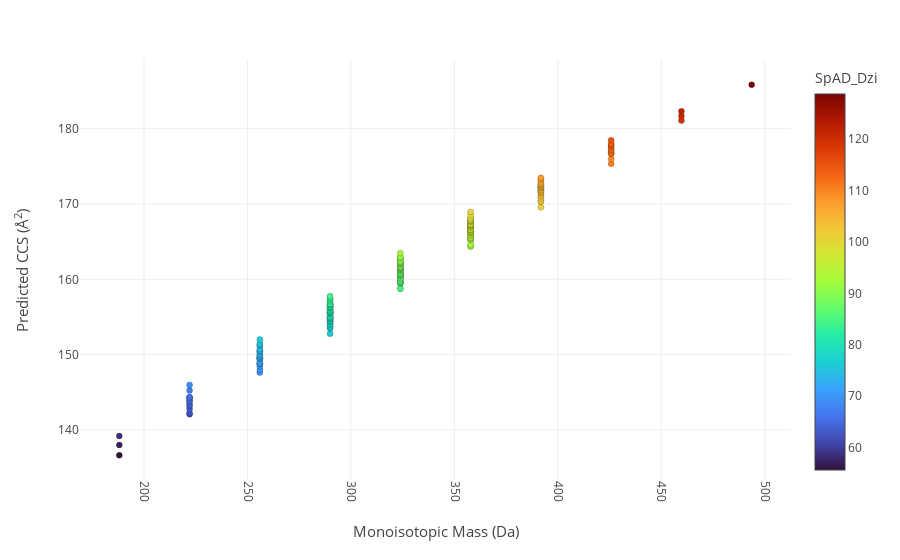

The code cell stored with this chart in its notebook:
### Code cell
import plotly.express as px
figf = px.scatter(x=MW_shortb, y=vals_shortb, color_continuous_scale='Turbo', color = Dzi_shortb, template = 'none')
    
figf.update_coloraxes(colorbar_title='SpAD_Dzi')

figf.update_xaxes(
        tickangle = 90,
        title_text = "Monoisotopic Mass (Da)",
        title_font = {"size": 15},
        title_standoff = 25)

figf.update_yaxes(
        title_text = "Predicted CCS (<span>&#8491;</span><sup>2</sup>)",
        title_font = {"size": 15},
        title_standoff = 25)


figf.update_traces(marker=dict(size=6,
                              line=dict(width=0.2,
                                        color='Black')),
                  selector=dict(mode='markers'))

for i in range(len(MW_shortb)):
    figf.add_annotation(x=MW_shortb[i], y=vals_shortb[i], xanchor='center', yanchor='middle', text=annotation_shortb[i].format(" "), showarrow=False)

figf.show()

### Figure 1 — Plotly figure (JSON) as saved in the notebook; plotly's stock layout.template omitted (floating-point values rounded to 4 significant figures; data arrays with more than 128 entries replaced by an {"elided": "..."} marker saying what was removed)
{"data": [{"hovertemplate": "x=%{x}<br>y=%{y}<br>color=%{marker.color}<extra></extra>", "legendgroup": "", "marker": {"color": {"elided": "209 float values"}, "coloraxis": "coloraxis", "line": {"color": "Black", "width": 0.2}, "size": 6, "symbol": "circle"}, "mode": "markers", "name": "", "orientation": "v", "showlegend": false, "type": "scatter", "x": {"elided": "209 float values"}, "xaxis": "x", "y": {"elided": "209 float values"}, "yaxis": "y"}], "layout": {"annotations": [{"showarrow": false, "text": "<a href=\"https://pubchem.ncbi.nlm.nih.gov/compound/249266\"> </a>", "x": 188.0, "xanchor": "center", "y": 136.6, "yanchor": "middle"}, {"showarrow": false, "text": "<a href=\"https://pubchem.ncbi.nlm.nih.gov/compound/16322\"> </a>", "x": 188.0, "xanchor": "center", "y": 138.0, "yanchor": "middle"}, {"showarrow": false, "text": "<a href=\"https://pubchem.ncbi.nlm.nih.gov/compound/16323\"> </a>", "x": 188.0, "xanchor": "center", "y": 139.2, "yanchor": "middle"}, {"showarrow": false, "text": "<a href=\"https://pubchem.ncbi.nlm.nih.gov/compound/36342\"> </a>", "x": 222.0, "xanchor": "center", "y": 142.1, "yanchor": "middle"}, {"showarrow": false, "text": "<a href=\"https://pubchem.ncbi.nlm.nih.gov/compound/25622\"> </a>", "x": 222.0, "xanchor": "center", "y": 142.2, "yanchor": "middle"}, {"showarrow": false, "text": "<a href=\"https://pubchem.ncbi.nlm.nih.gov/compound/27959\"> </a>", "x": 222.0, "xanchor": "center", "y": 142.8, "yanchor": "middle"}, {"showarrow": false, "text": "<a href=\"https://pubchem.ncbi.nlm.nih.gov/compound/36980\"> </a>", "x": 222.0, "xanchor": "center", "y": 143.2, "yanchor": "middle"}, {"showarrow": false, "text": "<a href=\"https://pubchem.ncbi.nlm.nih.gov/compound/33100\"> </a>", "x": 222.0, "xanchor": "center", "y": 143.4, "yanchor": "middle"}, {"showarrow": false, "text": "<a href=\"https://pubchem.ncbi.nlm.nih.gov/compound/36399\"> </a>", "x": 222.0, "xanchor": "center", "y": 143.8, "yanchor": "middle"}, {"showarrow": false, "text": "<a href=\"https://pubchem.ncbi.nlm.nih.gov/compound/36981\"> </a>", "x": 222.0, "xanchor": "center", "y": 143.9, "yanchor": "middle"}, {"showarrow": false, "text": "<a href=\"https://pubchem.ncbi.nlm.nih.gov/compound/36982\"> </a>", "x": 222.0, "xanchor": "center", "y": 144.3, "yanchor": "middle"}, {"showarrow": false, "text": "<a href=\"https://pubchem.ncbi.nlm.nih.gov/compound/16307\"> </a>", "x": 222.0, "xanchor": "center", "y": 144.3, "yanchor": "middle"}, {"showarrow": false, "text": "<a href=\"https://pubchem.ncbi.nlm.nih.gov/compound/18102\"> </a>", "x": 222.0, "xanchor": "center", "y": 144.4, "yanchor": "middle"}, {"showarrow": false, "text": "<a href=\"https://pubchem.ncbi.nlm.nih.gov/compound/18101\"> </a>", "x": 222.0, "xanchor": "center", "y": 145.2, "yanchor": "middle"}, {"showarrow": false, "text": "<a href=\"https://pubchem.ncbi.nlm.nih.gov/compound/16308\"> </a>", "x": 222.0, "xanchor": "center", "y": 146.0, "yanchor": "middle"}, {"showarrow": false, "text": "<a href=\"https://pubchem.ncbi.nlm.nih.gov/compound/38029\"> </a>", "x": 256.0, "xanchor": "center", "y": 147.6, "yanchor": "middle"}, {"showarrow": false, "text": "<a href=\"https://pubchem.ncbi.nlm.nih.gov/compound/41540\"> </a>", "x": 256.0, "xanchor": "center", "y": 148.0, "yanchor": "middle"}, {"showarrow": false, "text": "<a href=\"https://pubchem.ncbi.nlm.nih.gov/compound/38032\"> </a>", "x": 256.0, "xanchor": "center", "y": 148.4, "yanchor": "middle"}, {"showarrow": false, "text": "<a href=\"https://pubchem.ncbi.nlm.nih.gov/compound/37247\"> </a>", "x": 256.0, "xanchor": "center", "y": 148.8, "yanchor": "middle"}, {"showarrow": false, "text": "<a href=\"https://pubchem.ncbi.nlm.nih.gov/compound/38030\"> </a>", "x": 256.0, "xanchor": "center", "y": 148.8, "yanchor": "middle"}, {"showarrow": false, "text": "<a href=\"https://pubchem.ncbi.nlm.nih.gov/compound/37803\"> </a>", "x": 256.0, "xanchor": "center", "y": 148.8, "yanchor": "middle"}, {"showarrow": false, "text": "<a href=\"https://pubchem.ncbi.nlm.nih.gov/compound/41555\"> </a>", "x": 256.0, "xanchor": "center", "y": 148.8, "yanchor": "middle"}, {"showarrow": false, "text": "<a href=\"https://pubchem.ncbi.nlm.nih.gov/compound/41541\"> </a>", "x": 256.0, "xanchor": "center", "y": 149.1, "yanchor": "middle"}, {"showarrow": false, "text": "<a href=\"https://pubchem.ncbi.nlm.nih.gov/compound/27514\"> </a>", "x": 256.0, "xanchor": "center", "y": 149.5, "yanchor": "middle"}, {"showarrow": false, "text": "<a href=\"https://pubchem.ncbi.nlm.nih.gov/compound/37804\"> </a>", "x": 256.0, "xanchor": "center", "y": 149.5, "yanchor": "middle"}, {"showarrow": false, "text": "<a href=\"https://pubchem.ncbi.nlm.nih.gov/compound/38034\"> </a>", "x": 256.0, "xanchor": "center", "y": 149.5, "yanchor": "middle"}, {"showarrow": false, "text": "<a href=\"https://pubchem.ncbi.nlm.nih.gov/compound/37805\"> </a>", "x": 256.0, "xanchor": "center", "y": 149.6, "yanchor": "middle"}, {"showarrow": false, "text": "<a href=\"https://pubchem.ncbi.nlm.nih.gov/compound/38031\"> </a>", "x": 256.0, "xanchor": "center", "y": 149.7, "yanchor": "middle"}, {"showarrow": false, "text": "<a href=\"https://pubchem.ncbi.nlm.nih.gov/compound/38033\"> </a>", "x": 256.0, "xanchor": "center", "y": 149.8, "yanchor": "middle"}, {"showarrow": false, "text": "<a href=\"https://pubchem.ncbi.nlm.nih.gov/compound/63099\"> </a>", "x": 256.0, "xanchor": "center", "y": 149.9, "yanchor": "middle"}, {"showarrow": false, "text": "<a href=\"https://pubchem.ncbi.nlm.nih.gov/compound/38036\"> </a>", "x": 256.0, "xanchor": "center", "y": 150.1, "yanchor": "middle"}, {"showarrow": false, "text": "<a href=\"https://pubchem.ncbi.nlm.nih.gov/compound/38035\"> </a>", "x": 256.0, "xanchor": "center", "y": 150.4, "yanchor": "middle"}, {"showarrow": false, "text": "<a href=\"https://pubchem.ncbi.nlm.nih.gov/compound/41551\"> </a>", "x": 256.0, "xanchor": "center", "y": 150.5, "yanchor": "middle"}, {"showarrow": false, "text": "<a href=\"https://pubchem.ncbi.nlm.nih.gov/compound/38037\"> </a>", "x": 256.0, "xanchor": "center", "y": 150.6, "yanchor": "middle"}, {"showarrow": false, "text": "<a href=\"https://pubchem.ncbi.nlm.nih.gov/compound/27960\"> </a>", "x": 256.0, "xanchor": "center", "y": 150.7, "yanchor": "middle"}, {"showarrow": false, "text": "<a href=\"https://pubchem.ncbi.nlm.nih.gov/compound/37806\"> </a>", "x": 256.0, "xanchor": "center", "y": 151.2, "yanchor": "middle"}, {"showarrow": false, "text": "<a href=\"https://pubchem.ncbi.nlm.nih.gov/compound/23448\"> </a>", "x": 256.0, "xanchor": "center", "y": 151.3, "yanchor": "middle"}, {"showarrow": false, "text": "<a href=\"https://pubchem.ncbi.nlm.nih.gov/compound/38038\"> </a>", "x": 256.0, "xanchor": "center", "y": 151.4, "yanchor": "middle"}, {"showarrow": false, "text": "<a href=\"https://pubchem.ncbi.nlm.nih.gov/compound/38039\"> </a>", "x": 256.0, "xanchor": "center", "y": 152.0, "yanchor": "middle"}, {"showarrow": false, "text": "<a href=\"https://pubchem.ncbi.nlm.nih.gov/compound/27588\"> </a>", "x": 289.9, "xanchor": "center", "y": 152.8, "yanchor": "middle"}, {"showarrow": false, "text": "<a href=\"https://pubchem.ncbi.nlm.nih.gov/compound/36402\"> </a>", "x": 289.9, "xanchor": "center", "y": 153.5, "yanchor": "middle"}, {"showarrow": false, "text": "<a href=\"https://pubchem.ncbi.nlm.nih.gov/compound/63108\"> </a>", "x": 289.9, "xanchor": "center", "y": 153.6, "yanchor": "middle"}, {"showarrow": false, "text": "<a href=\"https://pubchem.ncbi.nlm.nih.gov/compound/521055\"> </a>", "x": 289.9, "xanchor": "center", "y": 153.8, "yanchor": "middle"}, {"showarrow": false, "text": "<a href=\"https://pubchem.ncbi.nlm.nih.gov/compound/63105\"> </a>", "x": 289.9, "xanchor": "center", "y": 154.0, "yanchor": "middle"}, {"showarrow": false, "text": "<a href=\"https://pubchem.ncbi.nlm.nih.gov/compound/38877\"> </a>", "x": 289.9, "xanchor": "center", "y": 154.1, "yanchor": "middle"}, {"showarrow": false, "text": "<a href=\"https://pubchem.ncbi.nlm.nih.gov/compound/44163\"> </a>", "x": 289.9, "xanchor": "center", "y": 154.3, "yanchor": "middle"}, {"showarrow": false, "text": "<a href=\"https://pubchem.ncbi.nlm.nih.gov/compound/38040\"> </a>", "x": 289.9, "xanchor": "center", "y": 154.3, "yanchor": "middle"}, {"showarrow": false, "text": "<a href=\"https://pubchem.ncbi.nlm.nih.gov/compound/613387\"> </a>", "x": 289.9, "xanchor": "center", "y": 154.5, "yanchor": "middle"}, {"showarrow": false, "text": "<a href=\"https://pubchem.ncbi.nlm.nih.gov/compound/36401\"> </a>", "x": 289.9, "xanchor": "center", "y": 154.5, "yanchor": "middle"}, {"showarrow": false, "text": "<a href=\"https://pubchem.ncbi.nlm.nih.gov/compound/91718\"> </a>", "x": 289.9, "xanchor": "center", "y": 154.7, "yanchor": "middle"}, {"showarrow": false, "text": "<a href=\"https://pubchem.ncbi.nlm.nih.gov/compound/63106\"> </a>", "x": 289.9, "xanchor": "center", "y": 154.8, "yanchor": "middle"}, {"showarrow": false, "text": "<a href=\"https://pubchem.ncbi.nlm.nih.gov/compound/40467\"> </a>", "x": 289.9, "xanchor": "center", "y": 154.8, "yanchor": "middle"}, {"showarrow": false, "text": "<a href=\"https://pubchem.ncbi.nlm.nih.gov/compound/63100\"> </a>", "x": 289.9, "xanchor": "center", "y": 154.9, "yanchor": "middle"}, {"showarrow": false, "text": "<a href=\"https://pubchem.ncbi.nlm.nih.gov/compound/38875\"> </a>", "x": 289.9, "xanchor": "center", "y": 154.9, "yanchor": "middle"}, {"showarrow": false, "text": "<a href=\"https://pubchem.ncbi.nlm.nih.gov/compound/37248\"> </a>", "x": 289.9, "xanchor": "center", "y": 155.1, "yanchor": "middle"}, {"showarrow": false, "text": "<a href=\"https://pubchem.ncbi.nlm.nih.gov/compound/51041\"> </a>", "x": 289.9, "xanchor": "center", "y": 155.1, "yanchor": "middle"}, {"showarrow": false, "text": "<a href=\"https://pubchem.ncbi.nlm.nih.gov/compound/91674\"> </a>", "x": 289.9, "xanchor": "center", "y": 155.4, "yanchor": "middle"}, {"showarrow": false, "text": "<a href=\"https://pubchem.ncbi.nlm.nih.gov/compound/91705\"> </a>", "x": 289.9, "xanchor": "center", "y": 155.5, "yanchor": "middle"}, {"showarrow": false, "text": "<a href=\"https://pubchem.ncbi.nlm.nih.gov/compound/38880\"> </a>", "x": 289.9, "xanchor": "center", "y": 155.5, "yanchor": "middle"}, {"showarrow": false, "text": "<a href=\"https://pubchem.ncbi.nlm.nih.gov/compound/63103\"> </a>", "x": 289.9, "xanchor": "center", "y": 155.6, "yanchor": "middle"}, {"showarrow": false, "text": "<a href=\"https://pubchem.ncbi.nlm.nih.gov/compound/63110\"> </a>", "x": 289.9, "xanchor": "center", "y": 155.6, "yanchor": "middle"}, {"showarrow": false, "text": "<a href=\"https://pubchem.ncbi.nlm.nih.gov/compound/63109\"> </a>", "x": 289.9, "xanchor": "center", "y": 155.7, "yanchor": "middle"}, {"showarrow": false, "text": "<a href=\"https://pubchem.ncbi.nlm.nih.gov/compound/51042\"> </a>", "x": 289.9, "xanchor": "center", "y": 155.7, "yanchor": "middle"}, {"showarrow": false, "text": "<a href=\"https://pubchem.ncbi.nlm.nih.gov/compound/38876\"> </a>", "x": 289.9, "xanchor": "center", "y": 155.8, "yanchor": "middle"}, {"showarrow": false, "text": "<a href=\"https://pubchem.ncbi.nlm.nih.gov/compound/63102\"> </a>", "x": 289.9, "xanchor": "center", "y": 155.9, "yanchor": "middle"}, {"showarrow": false, "text": "<a href=\"https://pubchem.ncbi.nlm.nih.gov/compound/38878\"> </a>", "x": 289.9, "xanchor": "center", "y": 156.0, "yanchor": "middle"}, {"showarrow": false, "text": "<a href=\"https://pubchem.ncbi.nlm.nih.gov/compound/91717\"> </a>", "x": 289.9, "xanchor": "center", "y": 156.2, "yanchor": "middle"}, {"showarrow": false, "text": "<a href=\"https://pubchem.ncbi.nlm.nih.gov/compound/38879\"> </a>", "x": 289.9, "xanchor": "center", "y": 156.3, "yanchor": "middle"}, {"showarrow": false, "text": "<a href=\"https://pubchem.ncbi.nlm.nih.gov/compound/63107\"> </a>", "x": 289.9, "xanchor": "center", "y": 156.3, "yanchor": "middle"}, {"showarrow": false, "text": "<a href=\"https://pubchem.ncbi.nlm.nih.gov/compound/53035\"> </a>", "x": 289.9, "xanchor": "center", "y": 156.4, "yanchor": "middle"}, {"showarrow": false, "text": "<a href=\"https://pubchem.ncbi.nlm.nih.gov/compound/17097\"> </a>", "x": 289.9, "xanchor": "center", "y": 156.4, "yanchor": "middle"}, {"showarrow": false, "text": "<a href=\"https://pubchem.ncbi.nlm.nih.gov/compound/51821\"> </a>", "x": 289.9, "xanchor": "center", "y": 156.6, "yanchor": "middle"}, {"showarrow": false, "text": "<a href=\"https://pubchem.ncbi.nlm.nih.gov/compound/36186\"> </a>", "x": 289.9, "xanchor": "center", "y": 156.6, "yanchor": "middle"}, {"showarrow": false, "text": "<a href=\"https://pubchem.ncbi.nlm.nih.gov/compound/36400\"> </a>", "x": 289.9, "xanchor": "center", "y": 156.7, "yanchor": "middle"}, {"showarrow": false, "text": "<a href=\"https://pubchem.ncbi.nlm.nih.gov/compound/63101\"> </a>", "x": 289.9, "xanchor": "center", "y": 156.7, "yanchor": "middle"}, {"showarrow": false, "text": "<a href=\"https://pubchem.ncbi.nlm.nih.gov/compound/36304\"> </a>", "x": 289.9, "xanchor": "center", "y": 156.8, "yanchor": "middle"}, {"showarrow": false, "text": "<a href=\"https://pubchem.ncbi.nlm.nih.gov/compound/36218\"> </a>", "x": 289.9, "xanchor": "center", "y": 157.1, "yanchor": "middle"}, {"showarrow": false, "text": "<a href=\"https://pubchem.ncbi.nlm.nih.gov/compound/36185\"> </a>", "x": 289.9, "xanchor": "center", "y": 157.3, "yanchor": "middle"}, {"showarrow": false, "text": "<a href=\"https://pubchem.ncbi.nlm.nih.gov/compound/63104\"> </a>", "x": 289.9, "xanchor": "center", "y": 157.4, "yanchor": "middle"}, {"showarrow": false, "text": "<a href=\"https://pubchem.ncbi.nlm.nih.gov/compound/51043\"> </a>", "x": 289.9, "xanchor": "center", "y": 157.6, "yanchor": "middle"}, {"showarrow": false, "text": "<a href=\"https://pubchem.ncbi.nlm.nih.gov/compound/36187\"> </a>", "x": 289.9, "xanchor": "center", "y": 157.8, "yanchor": "middle"}, {"showarrow": false, "text": "<a href=\"https://pubchem.ncbi.nlm.nih.gov/compound/63089\"> </a>", "x": 323.9, "xanchor": "center", "y": 158.7, "yanchor": "middle"}, {"showarrow": false, "text": "<a href=\"https://pubchem.ncbi.nlm.nih.gov/compound/17348\"> </a>", "x": 323.9, "xanchor": "center", "y": 158.8, "yanchor": "middle"}, {"showarrow": false, "text": "<a href=\"https://pubchem.ncbi.nlm.nih.gov/compound/63084\"> </a>", "x": 323.9, "xanchor": "center", "y": 159.4, "yanchor": "middle"}, {"showarrow": false, "text": "<a href=\"https://pubchem.ncbi.nlm.nih.gov/compound/41362\"> </a>", "x": 323.9, "xanchor": "center", "y": 159.5, "yanchor": "middle"}, {"showarrow": false, "text": "<a href=\"https://pubchem.ncbi.nlm.nih.gov/compound/91662\"> </a>", "x": 323.9, "xanchor": "center", "y": 159.6, "yanchor": "middle"}, {"showarrow": false, "text": "<a href=\"https://pubchem.ncbi.nlm.nih.gov/compound/40468\"> </a>", "x": 323.9, "xanchor": "center", "y": 159.6, "yanchor": "middle"}, {"showarrow": false, "text": "<a href=\"https://pubchem.ncbi.nlm.nih.gov/compound/63095\"> </a>", "x": 323.9, "xanchor": "center", "y": 159.7, "yanchor": "middle"}, {"showarrow": false, "text": "<a href=\"https://pubchem.ncbi.nlm.nih.gov/compound/38012\"> </a>", "x": 323.9, "xanchor": "center", "y": 159.9, "yanchor": "middle"}, {"showarrow": false, "text": "<a href=\"https://pubchem.ncbi.nlm.nih.gov/compound/41404\"> </a>", "x": 323.9, "xanchor": "center", "y": 160.1, "yanchor": "middle"}, {"showarrow": false, "text": "<a href=\"https://pubchem.ncbi.nlm.nih.gov/compound/51822\"> </a>", "x": 323.9, "xanchor": "center", "y": 160.2, "yanchor": "middle"}, {"showarrow": false, "text": "<a href=\"https://pubchem.ncbi.nlm.nih.gov/compound/63096\"> </a>", "x": 323.9, "xanchor": "center", "y": 160.4, "yanchor": "middle"}, {"showarrow": false, "text": "<a href=\"https://pubchem.ncbi.nlm.nih.gov/compound/63093\"> </a>", "x": 323.9, "xanchor": "center", "y": 160.4, "yanchor": "middle"}, {"showarrow": false, "text": "<a href=\"https://pubchem.ncbi.nlm.nih.gov/compound/43238\"> </a>", "x": 323.9, "xanchor": "center", "y": 160.5, "yanchor": "middle"}, {"showarrow": false, "text": "<a href=\"https://pubchem.ncbi.nlm.nih.gov/compound/91719\"> </a>", "x": 323.9, "xanchor": "center", "y": 160.5, "yanchor": "middle"}, {"showarrow": false, "text": "<a href=\"https://pubchem.ncbi.nlm.nih.gov/compound/50099\"> </a>", "x": 323.9, "xanchor": "center", "y": 160.6, "yanchor": "middle"}, {"showarrow": false, "text": "<a href=\"https://pubchem.ncbi.nlm.nih.gov/compound/93440\"> </a>", "x": 323.9, "xanchor": "center", "y": 160.6, "yanchor": "middle"}, {"showarrow": false, "text": "<a href=\"https://pubchem.ncbi.nlm.nih.gov/compound/63086\"> </a>", "x": 323.9, "xanchor": "center", "y": 160.7, "yanchor": "middle"}, {"showarrow": false, "text": "<a href=\"https://pubchem.ncbi.nlm.nih.gov/compound/63087\"> </a>", "x": 323.9, "xanchor": "center", "y": 160.8, "yanchor": "middle"}, {"showarrow": false, "text": "<a href=\"https://pubchem.ncbi.nlm.nih.gov/compound/40469\"> </a>", "x": 323.9, "xanchor": "center", "y": 160.8, "yanchor": "middle"}, {"showarrow": false, "text": "<a href=\"https://pubchem.ncbi.nlm.nih.gov/compound/40470\"> </a>", "x": 323.9, "xanchor": "center", "y": 160.9, "yanchor": "middle"}, {"showarrow": false, "text": "<a href=\"https://pubchem.ncbi.nlm.nih.gov/compound/93441\"> </a>", "x": 323.9, "xanchor": "center", "y": 161.1, "yanchor": "middle"}, {"showarrow": false, "text": "<a href=\"https://pubchem.ncbi.nlm.nih.gov/compound/51075\"> </a>", "x": 323.9, "xanchor": "center", "y": 161.2, "yanchor": "middle"}, {"showarrow": false, "text": "<a href=\"https://pubchem.ncbi.nlm.nih.gov/compound/38881\"> </a>", "x": 323.9, "xanchor": "center", "y": 161.2, "yanchor": "middle"}, {"showarrow": false, "text": "<a href=\"https://pubchem.ncbi.nlm.nih.gov/compound/38014\"> </a>", "x": 323.9, "xanchor": "center", "y": 161.3, "yanchor": "middle"}, {"showarrow": false, "text": "<a href=\"https://pubchem.ncbi.nlm.nih.gov/compound/38015\"> </a>", "x": 323.9, "xanchor": "center", "y": 161.4, "yanchor": "middle"}, {"showarrow": false, "text": "<a href=\"https://pubchem.ncbi.nlm.nih.gov/compound/38277\"> </a>", "x": 323.9, "xanchor": "center", "y": 161.4, "yanchor": "middle"}, {"showarrow": false, "text": "<a href=\"https://pubchem.ncbi.nlm.nih.gov/compound/63094\"> </a>", "x": 323.9, "xanchor": "center", "y": 161.5, "yanchor": "middle"}, {"showarrow": false, "text": "<a href=\"https://pubchem.ncbi.nlm.nih.gov/compound/63092\"> </a>", "x": 323.9, "xanchor": "center", "y": 161.5, "yanchor": "middle"}, {"showarrow": false, "text": "<a href=\"https://pubchem.ncbi.nlm.nih.gov/compound/50100\"> </a>", "x": 323.9, "xanchor": "center", "y": 161.5, "yanchor": "middle"}, {"showarrow": false, "text": "<a href=\"https://pubchem.ncbi.nlm.nih.gov/compound/91720\"> </a>", "x": 323.9, "xanchor": "center", "y": 161.6, "yanchor": "middle"}, {"showarrow": false, "text": "<a href=\"https://pubchem.ncbi.nlm.nih.gov/compound/37807\"> </a>", "x": 323.9, "xanchor": "center", "y": 161.6, "yanchor": "middle"}, {"showarrow": false, "text": "<a href=\"https://pubchem.ncbi.nlm.nih.gov/compound/63091\"> </a>", "x": 323.9, "xanchor": "center", "y": 161.6, "yanchor": "middle"}, {"showarrow": false, "text": "<a href=\"https://pubchem.ncbi.nlm.nih.gov/compound/91728\"> </a>", "x": 323.9, "xanchor": "center", "y": 161.8, "yanchor": "middle"}, {"showarrow": false, "text": "<a href=\"https://pubchem.ncbi.nlm.nih.gov/compound/47651\"> </a>", "x": 323.9, "xanchor": "center", "y": 162.0, "yanchor": "middle"}, {"showarrow": false, "text": "<a href=\"https://pubchem.ncbi.nlm.nih.gov/compound/91704\"> </a>", "x": 323.9, "xanchor": "center", "y": 162.1, "yanchor": "middle"}, {"showarrow": false, "text": "<a href=\"https://pubchem.ncbi.nlm.nih.gov/compound/53036\"> </a>", "x": 323.9, "xanchor": "center", "y": 162.1, "yanchor": "middle"}, {"showarrow": false, "text": "<a href=\"https://pubchem.ncbi.nlm.nih.gov/compound/63088\"> </a>", "x": 323.9, "xanchor": "center", "y": 162.2, "yanchor": "middle"}, {"showarrow": false, "text": "<a href=\"https://pubchem.ncbi.nlm.nih.gov/compound/63083\"> </a>", "x": 323.9, "xanchor": "center", "y": 162.2, "yanchor": "middle"}, {"showarrow": false, "text": "<a href=\"https://pubchem.ncbi.nlm.nih.gov/compound/38013\"> </a>", "x": 323.9, "xanchor": "center", "y": 162.3, "yanchor": "middle"}, {"showarrow": false, "text": "<a href=\"https://pubchem.ncbi.nlm.nih.gov/compound/51074\"> </a>", "x": 323.9, "xanchor": "center", "y": 162.3, "yanchor": "middle"}, {"showarrow": false, "text": "<a href=\"https://pubchem.ncbi.nlm.nih.gov/compound/50101\"> </a>", "x": 323.9, "xanchor": "center", "y": 162.4, "yanchor": "middle"}, {"showarrow": false, "text": "<a href=\"https://pubchem.ncbi.nlm.nih.gov/compound/36188\"> </a>", "x": 323.9, "xanchor": "center", "y": 162.6, "yanchor": "middle"}, {"showarrow": false, "text": "<a href=\"https://pubchem.ncbi.nlm.nih.gov/compound/47650\"> </a>", "x": 323.9, "xanchor": "center", "y": 162.8, "yanchor": "middle"}, {"showarrow": false, "text": "<a href=\"https://pubchem.ncbi.nlm.nih.gov/compound/35823\"> </a>", "x": 323.9, "xanchor": "center", "y": 162.9, "yanchor": "middle"}, {"showarrow": false, "text": "<a href=\"https://pubchem.ncbi.nlm.nih.gov/compound/63085\"> </a>", "x": 323.9, "xanchor": "center", "y": 163.0, "yanchor": "middle"}, {"showarrow": false, "text": "<a href=\"https://pubchem.ncbi.nlm.nih.gov/compound/63090\"> </a>", "x": 323.9, "xanchor": "center", "y": 163.5, "yanchor": "middle"}, {"showarrow": false, "text": "<a href=\"https://pubchem.ncbi.nlm.nih.gov/compound/91635\"> </a>", "x": 357.8, "xanchor": "center", "y": 164.3, "yanchor": "middle"}, {"showarrow": false, "text": "<a href=\"https://pubchem.ncbi.nlm.nih.gov/compound/38024\"> </a>", "x": 357.8, "xanchor": "center", "y": 164.4, "yanchor": "middle"}, {"showarrow": false, "text": "<a href=\"https://pubchem.ncbi.nlm.nih.gov/compound/63070\"> </a>", "x": 357.8, "xanchor": "center", "y": 164.6, "yanchor": "middle"}, {"showarrow": false, "text": "<a href=\"https://pubchem.ncbi.nlm.nih.gov/compound/93442\"> </a>", "x": 357.8, "xanchor": "center", "y": 165.2, "yanchor": "middle"}, {"showarrow": false, "text": "<a href=\"https://pubchem.ncbi.nlm.nih.gov/compound/40496\"> </a>", "x": 357.8, "xanchor": "center", "y": 165.4, "yanchor": "middle"}, {"showarrow": false, "text": "<a href=\"https://pubchem.ncbi.nlm.nih.gov/compound/632312\"> </a>", "x": 357.8, "xanchor": "center", "y": 165.4, "yanchor": "middle"}, {"showarrow": false, "text": "<a href=\"https://pubchem.ncbi.nlm.nih.gov/compound/63076\"> </a>", "x": 357.8, "xanchor": "center", "y": 165.4, "yanchor": "middle"}, {"showarrow": false, "text": "<a href=\"https://pubchem.ncbi.nlm.nih.gov/compound/63075\"> </a>", "x": 357.8, "xanchor": "center", "y": 165.5, "yanchor": "middle"}, {"showarrow": false, "text": "<a href=\"https://pubchem.ncbi.nlm.nih.gov/compound/40517\"> </a>", "x": 357.8, "xanchor": "center", "y": 165.6, "yanchor": "middle"}, {"showarrow": false, "text": "<a href=\"https://pubchem.ncbi.nlm.nih.gov/compound/40471\"> </a>", "x": 357.8, "xanchor": "center", "y": 165.8, "yanchor": "middle"}, {"showarrow": false, "text": "<a href=\"https://pubchem.ncbi.nlm.nih.gov/compound/91680\"> </a>", "x": 357.8, "xanchor": "center", "y": 166.0, "yanchor": "middle"}, {"showarrow": false, "text": "<a href=\"https://pubchem.ncbi.nlm.nih.gov/compound/38017\"> </a>", "x": 357.8, "xanchor": "center", "y": 166.0, "yanchor": "middle"}, {"showarrow": false, "text": "<a href=\"https://pubchem.ncbi.nlm.nih.gov/compound/36647\"> </a>", "x": 357.8, "xanchor": "center", "y": 166.1, "yanchor": "middle"}, {"showarrow": false, "text": "<a href=\"https://pubchem.ncbi.nlm.nih.gov/compound/41363\"> </a>", "x": 357.8, "xanchor": "center", "y": 166.2, "yanchor": "middle"}, {"showarrow": false, "text": "<a href=\"https://pubchem.ncbi.nlm.nih.gov/compound/37249\"> </a>", "x": 357.8, "xanchor": "center", "y": 166.3, "yanchor": "middle"}, {"showarrow": false, "text": "<a href=\"https://pubchem.ncbi.nlm.nih.gov/compound/63071\"> </a>", "x": 357.8, "xanchor": "center", "y": 166.4, "yanchor": "middle"}, {"showarrow": false, "text": "<a href=\"https://pubchem.ncbi.nlm.nih.gov/compound/92391\"> </a>", "x": 357.8, "xanchor": "center", "y": 166.4, "yanchor": "middle"}, {"showarrow": false, "text": "<a href=\"https://pubchem.ncbi.nlm.nih.gov/compound/63077\"> </a>", "x": 357.8, "xanchor": "center", "y": 166.4, "yanchor": "middle"}, {"showarrow": false, "text": "<a href=\"https://pubchem.ncbi.nlm.nih.gov/compound/63081\"> </a>", "x": 357.8, "xanchor": "center", "y": 166.5, "yanchor": "middle"}, {"showarrow": false, "text": "<a href=\"https://pubchem.ncbi.nlm.nih.gov/compound/40234\"> </a>", "x": 357.8, "xanchor": "center", "y": 166.6, "yanchor": "middle"}, {"showarrow": false, "text": "<a href=\"https://pubchem.ncbi.nlm.nih.gov/compound/38016\"> </a>", "x": 357.8, "xanchor": "center", "y": 166.6, "yanchor": "middle"}, {"showarrow": false, "text": "<a href=\"https://pubchem.ncbi.nlm.nih.gov/compound/53037\"> </a>", "x": 357.8, "xanchor": "center", "y": 166.6, "yanchor": "middle"}, {"showarrow": false, "text": "<a href=\"https://pubchem.ncbi.nlm.nih.gov/compound/43004\"> </a>", "x": 357.8, "xanchor": "center", "y": 166.9, "yanchor": "middle"}, {"showarrow": false, "text": "<a href=\"https://pubchem.ncbi.nlm.nih.gov/compound/40473\"> </a>", "x": 357.8, "xanchor": "center", "y": 166.9, "yanchor": "middle"}, {"showarrow": false, "text": "<a href=\"https://pubchem.ncbi.nlm.nih.gov/compound/63073\"> </a>", "x": 357.8, "xanchor": "center", "y": 166.9, "yanchor": "middle"}, {"showarrow": false, "text": "<a href=\"https://pubchem.ncbi.nlm.nih.gov/compound/63080\"> </a>", "x": 357.8, "xanchor": "center", "y": 167.1, "yanchor": "middle"}, {"showarrow": false, "text": "<a href=\"https://pubchem.ncbi.nlm.nih.gov/compound/63082\"> </a>", "x": 357.8, "xanchor": "center", "y": 167.1, "yanchor": "middle"}, {"showarrow": false, "text": "<a href=\"https://pubchem.ncbi.nlm.nih.gov/compound/38018\"> </a>", "x": 357.8, "xanchor": "center", "y": 167.1, "yanchor": "middle"}, {"showarrow": false, "text": "<a href=\"https://pubchem.ncbi.nlm.nih.gov/compound/93443\"> </a>", "x": 357.8, "xanchor": "center", "y": 167.2, "yanchor": "middle"}, {"showarrow": false, "text": "<a href=\"https://pubchem.ncbi.nlm.nih.gov/compound/63079\"> </a>", "x": 357.8, "xanchor": "center", "y": 167.2, "yanchor": "middle"}, {"showarrow": false, "text": "<a href=\"https://pubchem.ncbi.nlm.nih.gov/compound/40172\"> </a>", "x": 357.8, "xanchor": "center", "y": 167.2, "yanchor": "middle"}, {"showarrow": false, "text": "<a href=\"https://pubchem.ncbi.nlm.nih.gov/compound/37250\"> </a>", "x": 357.8, "xanchor": "center", "y": 167.3, "yanchor": "middle"}, {"showarrow": false, "text": "<a href=\"https://pubchem.ncbi.nlm.nih.gov/compound/91631\"> </a>", "x": 357.8, "xanchor": "center", "y": 167.4, "yanchor": "middle"}, {"showarrow": false, "text": "<a href=\"https://pubchem.ncbi.nlm.nih.gov/compound/37035\"> </a>", "x": 357.8, "xanchor": "center", "y": 167.6, "yanchor": "middle"}, {"showarrow": false, "text": "<a href=\"https://pubchem.ncbi.nlm.nih.gov/compound/37034\"> </a>", "x": 357.8, "xanchor": "center", "y": 167.7, "yanchor": "middle"}, {"showarrow": false, "text": "<a href=\"https://pubchem.ncbi.nlm.nih.gov/compound/63072\"> </a>", "x": 357.8, "xanchor": "center", "y": 167.8, "yanchor": "middle"}, {"showarrow": false, "text": "<a href=\"https://pubchem.ncbi.nlm.nih.gov/compound/63078\"> </a>", "x": 357.8, "xanchor": "center", "y": 167.8, "yanchor": "middle"}, {"showarrow": false, "text": "<a href=\"https://pubchem.ncbi.nlm.nih.gov/compound/63074\"> </a>", "x": 357.8, "xanchor": "center", "y": 167.8, "yanchor": "middle"}, {"showarrow": false, "text": "<a href=\"https://pubchem.ncbi.nlm.nih.gov/compound/38019\"> </a>", "x": 357.8, "xanchor": "center", "y": 167.9, "yanchor": "middle"}, {"showarrow": false, "text": "<a href=\"https://pubchem.ncbi.nlm.nih.gov/compound/50891\"> </a>", "x": 357.8, "xanchor": "center", "y": 168.2, "yanchor": "middle"}, {"showarrow": false, "text": "<a href=\"https://pubchem.ncbi.nlm.nih.gov/compound/40479\"> </a>", "x": 357.8, "xanchor": "center", "y": 168.5, "yanchor": "middle"}, {"showarrow": false, "text": "<a href=\"https://pubchem.ncbi.nlm.nih.gov/compound/36231\"> </a>", "x": 357.8, "xanchor": "center", "y": 168.9, "yanchor": "middle"}, {"showarrow": false, "text": "<a href=\"https://pubchem.ncbi.nlm.nih.gov/compound/93444\"> </a>", "x": 391.8, "xanchor": "center", "y": 169.6, "yanchor": "middle"}, {"showarrow": false, "text": "<a href=\"https://pubchem.ncbi.nlm.nih.gov/compound/40472\"> </a>", "x": 391.8, "xanchor": "center", "y": 170.3, "yanchor": "middle"}, {"showarrow": false, "text": "<a href=\"https://pubchem.ncbi.nlm.nih.gov/compound/50102\"> </a>", "x": 391.8, "xanchor": "center", "y": 170.4, "yanchor": "middle"}, {"showarrow": false, "text": "<a href=\"https://pubchem.ncbi.nlm.nih.gov/compound/40500\"> </a>", "x": 391.8, "xanchor": "center", "y": 170.7, "yanchor": "middle"}, {"showarrow": false, "text": "<a href=\"https://pubchem.ncbi.nlm.nih.gov/compound/63097\"> </a>", "x": 391.8, "xanchor": "center", "y": 171.0, "yanchor": "middle"}, {"showarrow": false, "text": "<a href=\"https://pubchem.ncbi.nlm.nih.gov/compound/38025\"> </a>", "x": 391.8, "xanchor": "center", "y": 171.2, "yanchor": "middle"}, {"showarrow": false, "text": "<a href=\"https://pubchem.ncbi.nlm.nih.gov/compound/53038\"> </a>", "x": 391.8, "xanchor": "center", "y": 171.5, "yanchor": "middle"}, {"showarrow": false, "text": "<a href=\"https://pubchem.ncbi.nlm.nih.gov/compound/50892\"> </a>", "x": 391.8, "xanchor": "center", "y": 171.5, "yanchor": "middle"}, {"showarrow": false, "text": "<a href=\"https://pubchem.ncbi.nlm.nih.gov/compound/40474\"> </a>", "x": 391.8, "xanchor": "center", "y": 171.7, "yanchor": "middle"}, {"showarrow": false, "text": "<a href=\"https://pubchem.ncbi.nlm.nih.gov/compound/40477\"> </a>", "x": 391.8, "xanchor": "center", "y": 171.8, "yanchor": "middle"}, {"showarrow": false, "text": "<a href=\"https://pubchem.ncbi.nlm.nih.gov/compound/92392\"> </a>", "x": 391.8, "xanchor": "center", "y": 171.9, "yanchor": "middle"}, {"showarrow": false, "text": "<a href=\"https://pubchem.ncbi.nlm.nih.gov/compound/91723\"> </a>", "x": 391.8, "xanchor": "center", "y": 172.1, "yanchor": "middle"}, {"showarrow": false, "text": "<a href=\"https://pubchem.ncbi.nlm.nih.gov/compound/63098\"> </a>", "x": 391.8, "xanchor": "center", "y": 172.1, "yanchor": "middle"}, {"showarrow": false, "text": "<a href=\"https://pubchem.ncbi.nlm.nih.gov/compound/38857\"> </a>", "x": 391.8, "xanchor": "center", "y": 172.2, "yanchor": "middle"}, {"showarrow": false, "text": "<a href=\"https://pubchem.ncbi.nlm.nih.gov/compound/40478\"> </a>", "x": 391.8, "xanchor": "center", "y": 172.3, "yanchor": "middle"}, {"showarrow": false, "text": "<a href=\"https://pubchem.ncbi.nlm.nih.gov/compound/91633\"> </a>", "x": 391.8, "xanchor": "center", "y": 172.3, "yanchor": "middle"}, {"showarrow": false, "text": "<a href=\"https://pubchem.ncbi.nlm.nih.gov/compound/40475\"> </a>", "x": 391.8, "xanchor": "center", "y": 172.5, "yanchor": "middle"}, {"showarrow": false, "text": "<a href=\"https://pubchem.ncbi.nlm.nih.gov/compound/37037\"> </a>", "x": 391.8, "xanchor": "center", "y": 172.6, "yanchor": "middle"}, {"showarrow": false, "text": "<a href=\"https://pubchem.ncbi.nlm.nih.gov/compound/40481\"> </a>", "x": 391.8, "xanchor": "center", "y": 172.6, "yanchor": "middle"}, {"showarrow": false, "text": "<a href=\"https://pubchem.ncbi.nlm.nih.gov/compound/633844\"> </a>", "x": 391.8, "xanchor": "center", "y": 172.7, "yanchor": "middle"}, {"showarrow": false, "text": "<a href=\"https://pubchem.ncbi.nlm.nih.gov/compound/40476\"> </a>", "x": 391.8, "xanchor": "center", "y": 173.0, "yanchor": "middle"}, {"showarrow": false, "text": "<a href=\"https://pubchem.ncbi.nlm.nih.gov/compound/37036\"> </a>", "x": 391.8, "xanchor": "center", "y": 173.3, "yanchor": "middle"}, {"showarrow": false, "text": "<a href=\"https://pubchem.ncbi.nlm.nih.gov/compound/53039\"> </a>", "x": 391.8, "xanchor": "center", "y": 173.3, "yanchor": "middle"}, {"showarrow": false, "text": "<a href=\"https://pubchem.ncbi.nlm.nih.gov/compound/38306\"> </a>", "x": 391.8, "xanchor": "center", "y": 173.5, "yanchor": "middle"}, {"showarrow": false, "text": "<a href=\"https://pubchem.ncbi.nlm.nih.gov/compound/40480\"> </a>", "x": 425.8, "xanchor": "center", "y": 175.3, "yanchor": "middle"}, {"showarrow": false, "text": "<a href=\"https://pubchem.ncbi.nlm.nih.gov/compound/16495\"> </a>", "x": 425.8, "xanchor": "center", "y": 176.0, "yanchor": "middle"}, {"showarrow": false, "text": "<a href=\"https://pubchem.ncbi.nlm.nih.gov/compound/50103\"> </a>", "x": 425.8, "xanchor": "center", "y": 176.7, "yanchor": "middle"}, {"showarrow": false, "text": "<a href=\"https://pubchem.ncbi.nlm.nih.gov/compound/40485\"> </a>", "x": 425.8, "xanchor": "center", "y": 176.7, "yanchor": "middle"}, {"showarrow": false, "text": "<a href=\"https://pubchem.ncbi.nlm.nih.gov/compound/38410\"> </a>", "x": 425.8, "xanchor": "center", "y": 176.8, "yanchor": "middle"}, {"showarrow": false, "text": "<a href=\"https://pubchem.ncbi.nlm.nih.gov/compound/91721\"> </a>", "x": 425.8, "xanchor": "center", "y": 177.0, "yanchor": "middle"}, {"showarrow": false, "text": "<a href=\"https://pubchem.ncbi.nlm.nih.gov/compound/36327\"> </a>", "x": 425.8, "xanchor": "center", "y": 177.2, "yanchor": "middle"}, {"showarrow": false, "text": "<a href=\"https://pubchem.ncbi.nlm.nih.gov/compound/40482\"> </a>", "x": 425.8, "xanchor": "center", "y": 177.4, "yanchor": "middle"}, {"showarrow": false, "text": "<a href=\"https://pubchem.ncbi.nlm.nih.gov/compound/91722\"> </a>", "x": 425.8, "xanchor": "center", "y": 177.7, "yanchor": "middle"}, {"showarrow": false, "text": "<a href=\"https://pubchem.ncbi.nlm.nih.gov/compound/40483\"> </a>", "x": 425.8, "xanchor": "center", "y": 177.8, "yanchor": "middle"}, {"showarrow": false, "text": "<a href=\"https://pubchem.ncbi.nlm.nih.gov/compound/39253\"> </a>", "x": 425.8, "xanchor": "center", "y": 178.0, "yanchor": "middle"}, {"showarrow": false, "text": "<a href=\"https://pubchem.ncbi.nlm.nih.gov/compound/37251\"> </a>", "x": 425.8, "xanchor": "center", "y": 178.5, "yanchor": "middle"}, {"showarrow": false, "text": "<a href=\"https://pubchem.ncbi.nlm.nih.gov/compound/40484\"> </a>", "x": 459.7, "xanchor": "center", "y": 181.1, "yanchor": "middle"}, {"showarrow": false, "text": "<a href=\"https://pubchem.ncbi.nlm.nih.gov/compound/91648\"> </a>", "x": 459.7, "xanchor": "center", "y": 181.7, "yanchor": "middle"}, {"showarrow": false, "text": "<a href=\"https://pubchem.ncbi.nlm.nih.gov/compound/38411\"> </a>", "x": 459.7, "xanchor": "center", "y": 182.3, "yanchor": "middle"}, {"showarrow": false, "text": "<a href=\"https://pubchem.ncbi.nlm.nih.gov/compound/16318\"> </a>", "x": 493.7, "xanchor": "center", "y": 185.8, "yanchor": "middle"}], "coloraxis": {"colorbar": {"title": {"text": "SpAD_Dzi"}}, "colorscale": [[0, "#30123b"], [0.07143, "#4145ab"], [0.1429, "#4675ed"], [0.2143, "#39a2fc"], [0.2857, "#1bcfd4"], [0.3571, "#24eca6"], [0.4286, "#61fc6c"], [0.5, "#a4fc3b"], [0.5714, "#d1e834"], [0.6429, "#f3c63a"], [0.7143, "#fe9b2d"], [0.7857, "#f36315"], [0.8571, "#d93806"], [0.9286, "#b11901"], [1, "#7a0402"]]}, "legend": {"tracegroupgap": 0}, "margin": {"t": 60}, "xaxis": {"anchor": "y", "domain": [0, 1], "tickangle": 90, "title": {"font": {"size": 15}, "standoff": 25, "text": "Monoisotopic Mass (Da)"}}, "yaxis": {"anchor": "x", "domain": [0, 1], "title": {"font": {"size": 15}, "standoff": 25, "text": "Predicted CCS (<span>&#8491;</span><sup>2</sup>)"}}}}
